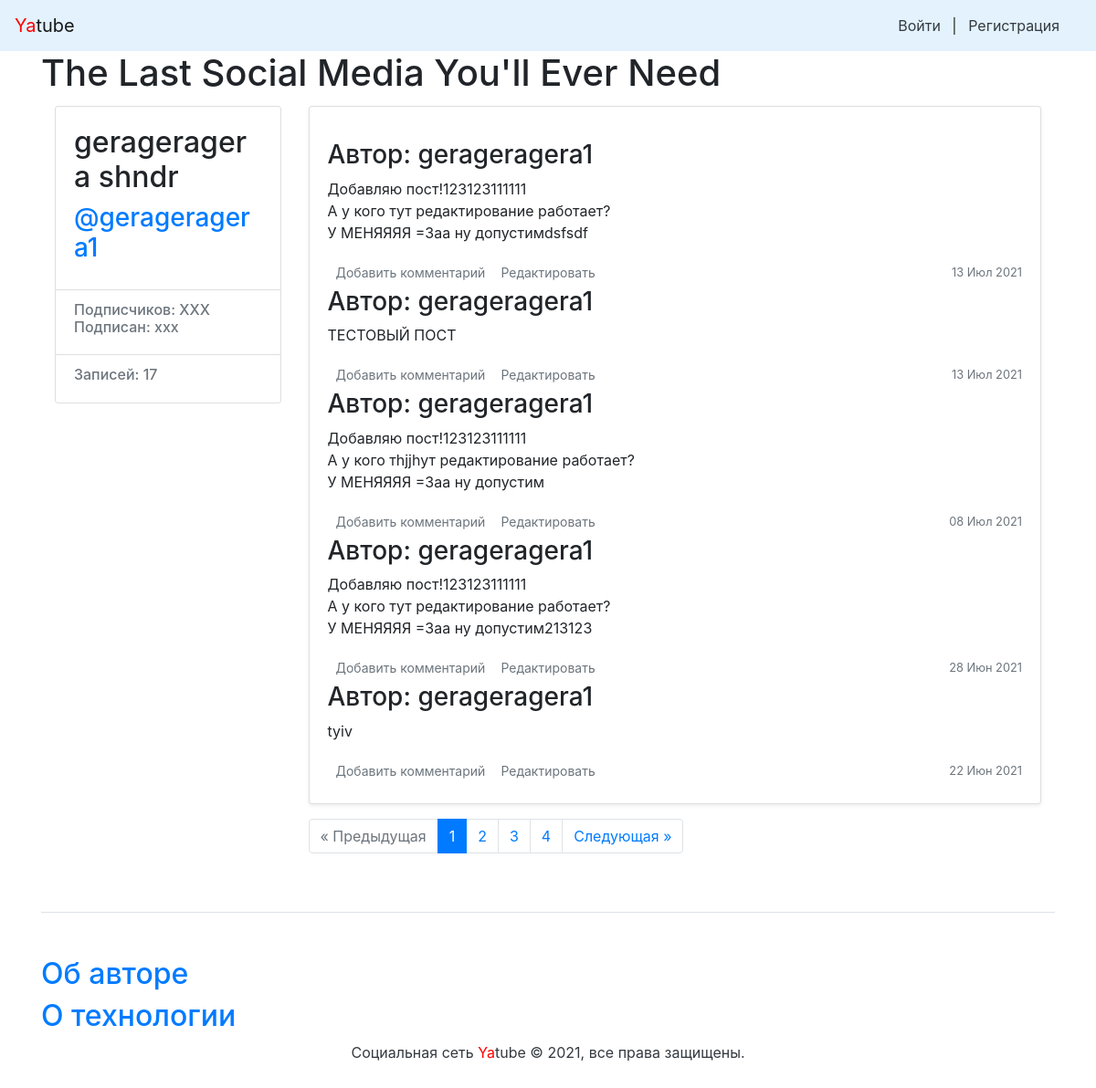
Page /gerageragera1/ on the earlier database version.
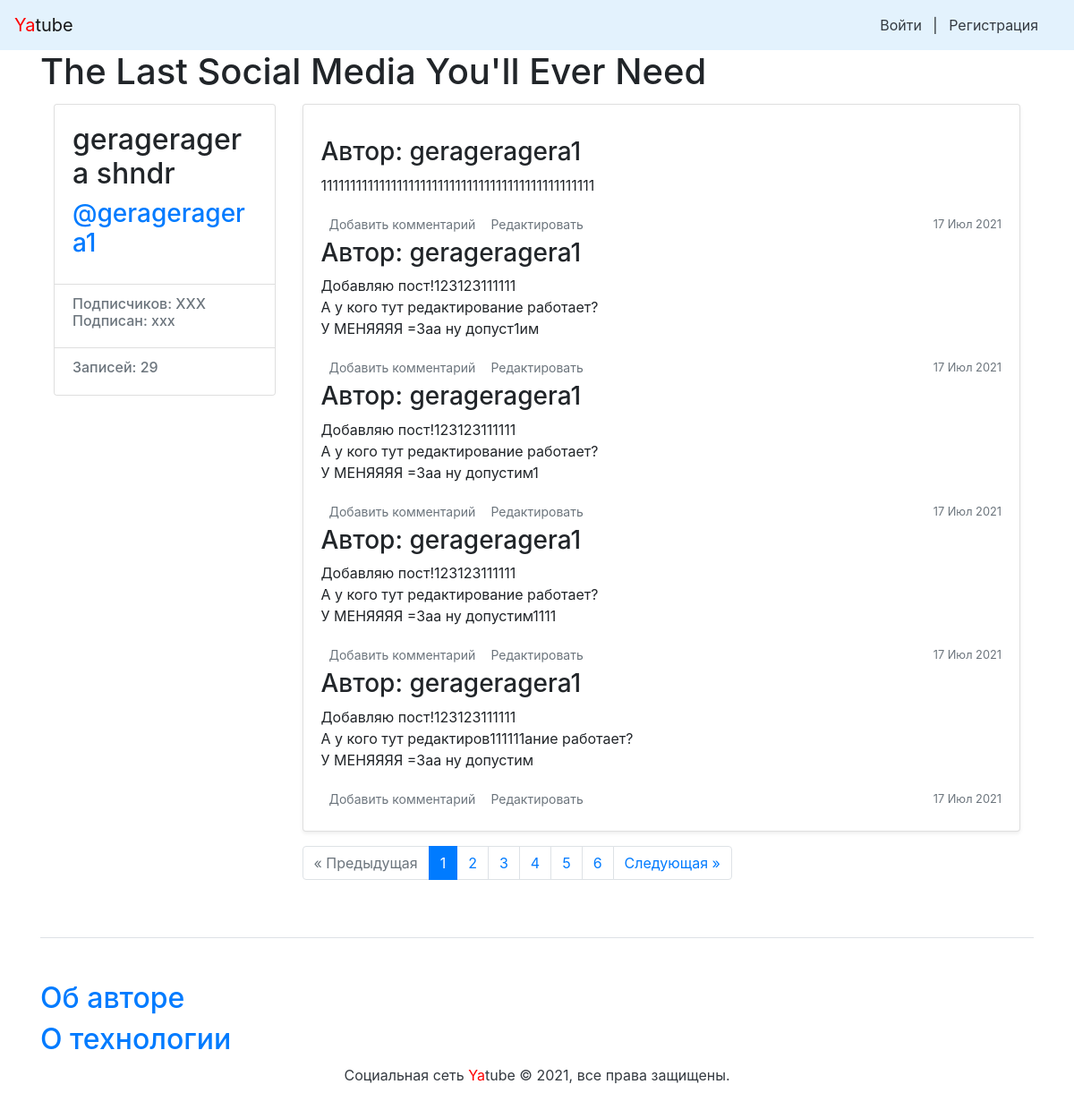
Same page on the later database version.
### posts/models.py (models this page shows)
class Post(models.Model):
    text = models.TextField(max_length=100)
    pub_date = models.DateTimeField("date published",
                                    auto_now_add=True)
    author = models.ForeignKey(User, on_delete=models.CASCADE,
                               related_name="posts")
    group = models.ForeignKey('Group',
                              on_delete=models.SET_NULL,
                              blank=True, null=True,
                              related_name='posts')
    def __str__(self):
        return self.text
    class Meta:
        ordering = ['-pub_date', ]

### posts/views.py (the view)
# urls.py: path('<str:username>/', views.profile, name='profile'),
def profile(request, username):
    profile = get_object_or_404(User, username=username)
    author_posts = profile.posts.all()
    paginator = Paginator(author_posts, 5)
    page_number = request.GET.get('page')
    page = paginator.get_page(page_number)
    context = {
        "page": page,
        "profile": profile,
    }
    return render(request, 'profile.html', context)

### context_processors.py (called while the page is built)
def year(request):
    god = dt.datetime.now().year
    return {
        "year": god,
    }

### templates/profile.html (shortened to what this page needs)
{% extends "base.html" %}
{% block content %}
<main role="main" class="container">
  <div class="row">
    <div class="col-md-3 mb-3 mt-1">
      {% include "info_user.html" %}
        <div class="card mb-3 mt-1 shadow-sm">
          <div class="card-body">
              {% for post in page %}
              <h3>
                  Автор: {{ profile }}
              </h3>
              <p>{{ post|linebreaksbr }}</p>
            <div class="d-flex justify-content-between align-items-center">
              <div class="btn-group ">
               <a class="btn btn-sm text-muted" href="{{ profile.username }}" role="button">
                  Добавить комментарий
                </a>
                <a class="btn btn-sm text-muted" href="/{{ profile.username }}/{{ post.id }}/edit/" role="button">
                  Редактировать
                </a>
               </div>
                <small class="text-muted"> {{ post.pub_date|date:"d M Y" }} </small>
            </div>
            {% endfor %}
          </div>
        </div>
     {% include "paginator.html" %}
{% endblock %}

### templates/base.html (shortened to what this page needs)
<!doctype html>
<html>
<head>
    {% load static %}
    <link rel="stylesheet" href="{% static 'bootstrap/dist/css/bootstrap.min.css' %}">
</head>
<body>
    {% include 'nav.html' %}
    <main>
        <div class="container">
            <h1>{% block header %}The Last Social Media You'll Ever Need{% endblock %}</h1>
            {% block content %}{% endblock %}
        </div>
    </main>
    {% include 'footer.html' %}
</body>
</html>

### templates/nav.html
<nav class="navbar navbar-light" style="background-color: #e3f2fd;">
    <a class="navbar-brand" href="/"><span style="color:red">Ya</span>tube</a>
    <nav class="my-2 my-md-0 mr-md-3">
        {% if user.is_authenticated %}
        <a class="p-2 text-dark" href="http://127.0.0.1:8000/new">Добавить пост</a>
        Пользователь: {{ user.username }}.
        <a class="p-2 text-dark" href="{% url 'password_change' %}">Изменить пароль</a>
        <a class="p-2 text-dark" href="{% url 'logout' %}">Выйти</a>
        {% else %}
        <a class="p-2 text-dark" href="{% url 'login' %}">Войти</a> |
        <a class="p-2 text-dark" href="{% url 'signup' %}">Регистрация</a>
        {% endif %}
    </nav>
</nav>

### templates/info_user.html
<div class="card">
  <div class="card-body">
    <div class="h2">
      {{ profile.get_full_name }}
    </div>
    <div class="h3 text-muted">
        <a href="/{{ profile.username }}/">@{{ profile.username }}</a>
     </div>
   </div>
   <ul class="list-group list-group-flush">
     <li class="list-group-item">
       <div class="h6 text-muted">
         Подписчиков: XXX <br />
         Подписан: xxx
        </div>
     </li>
     <li class="list-group-item">
        <div class="h6 text-muted">
          Записей: {{ profile.posts.count }}
          </div>
      </li>
    </ul>
  </div>
</div>
<div class="col-md-9">

### templates/paginator.html (shortened to what this page needs)
    {% if page.has_other_pages %}
    <nav>
      <ul class="pagination">
        {% if page.has_previous %}
        <li class="page-item">
          <a class="page-link" href="?page={{ page.previous_page_number }}">&laquo; Предыдущая</a>
        </li>
        {% else %}
        <li class="page-item disabled">
          <span class="page-link">&laquo; Предыдущая</span>
        </li>
        {% endif %}
        {% for i in page.paginator.page_range %}
        {% if page.number == i %}
        <li class="page-item active">
          <span class="page-link">{{ i }}
          </span>
        </li>
        {% else %}
        <li class="page-item">
          <a class="page-link" href="?page={{ i }}">{{ i }}</a>
        </li>
        {% endif %}
        {% endfor %}
        {% if page.has_next %}
        <li class="page-item">
          <a class="page-link" href="?page={{ page.next_page_number }}">Следующая &raquo;</a>
        </li>
        {% else %}
        <li class="page-item disabled">
          <span class="page-link">Следующая &raquo;</span>
        </li>
        {% endif %}
      </ul>
    </nav>
    {% endif %}

### templates/footer.html
<footer class="pt-4 my-md-5 pt-md-5 border-top">
    <h2><a href="{% url 'about:author' %}">Об авторе</a></h2>
    <h2><a href="{% url 'about:tech' %}">О технологии</a></h2>
    <p class="m-0 text-dark text-center ">Социальная сеть <span style="color:red">Ya</span>tube © {{ year }}, все права защищены.</p>
</footer>

Differences in the rows shown:
no longer on this page (row unchanged): Post: {{ profile }} "gerageragera1", text "Добавляю пост!123123111111 А у кого тут редактирование работает? У МЕНЯЯЯЯ =3aa ну допустимdsfsdf", pub_date "13 Июл 2021"
no longer on this page (row unchanged): Post: {{ profile }} "gerageragera1", text "ТЕСТОВЫЙ ПОСТ", pub_date "13 Июл 2021"
no longer on this page (row unchanged): Post: {{ profile }} "gerageragera1", text "Добавляю пост!123123111111 А у кого тhjjhут редактирование работает? У МЕНЯЯЯЯ =3aa ну допустим", pub_date "08 Июл 2021"
no longer on this page (row unchanged): Post: {{ profile }} "gerageragera1", text "Добавляю пост!123123111111 А у кого тут редактирование работает? У МЕНЯЯЯЯ =3aa ну допустим213123", pub_date "28 Июн 2021"
no longer on this page (row unchanged): Post: {{ profile }} "gerageragera1", text "tyiv", pub_date "22 Июн 2021"
added Post: {{ profile }} "gerageragera1", text "11111111111111111111111111111111111111111111111", pub_date "17 Июл 2021"
added Post: {{ profile }} "gerageragera1", text "Добавляю пост!123123111111 А у кого тут редактирование работает? У МЕНЯЯЯЯ =3aa ну допуст1им", pub_date "17 Июл 2021"
added Post: {{ profile }} "gerageragera1", text "Добавляю пост!123123111111 А у кого тут редактирование работает? У МЕНЯЯЯЯ =3aa ну допустим1", pub_date "17 Июл 2021"
added Post: {{ profile }} "gerageragera1", text "Добавляю пост!123123111111 А у кого тут редактирование работает? У МЕНЯЯЯЯ =3aa ну допустим1111", pub_date "17 Июл 2021"
added Post: {{ profile }} "gerageragera1", text "Добавляю пост!123123111111 А у кого тут редактиров111111ание работает? У МЕНЯЯЯЯ =3aa ну допустим", pub_date "17 Июл 2021"
Other differences:
{{ profile.posts.count }}: "17" → "29"
new list line: "5"
new list line: "6"
